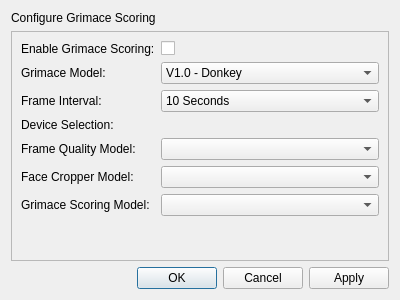
<?xml version="1.0" encoding="UTF-8"?>
<ui version="4.0">
 <class>DConfigureGrimaceScoring</class>
 <widget class="QDialog" name="DConfigureGrimaceScoring">
  <property name="geometry">
   <rect>
    <x>0</x>
    <y>0</y>
    <width>400</width>
    <height>300</height>
   </rect>
  </property>
  <property name="minimumSize">
   <size>
    <width>400</width>
    <height>300</height>
   </size>
  </property>
  <property name="maximumSize">
   <size>
    <width>400</width>
    <height>300</height>
   </size>
  </property>
  <property name="windowTitle">
   <string>Configure Grimace Scoring</string>
  </property>
  <layout class="QVBoxLayout" name="verticalLayout">
   <item>
    <widget class="QLabel" name="label">
     <property name="sizePolicy">
      <sizepolicy hsizetype="Preferred" vsizetype="Fixed">
       <horstretch>0</horstretch>
       <verstretch>0</verstretch>
      </sizepolicy>
     </property>
     <property name="text">
      <string>Configure Grimace Scoring</string>
     </property>
    </widget>
   </item>
   <item>
    <widget class="QFrame" name="frame">
     <property name="frameShape">
      <enum>QFrame::StyledPanel</enum>
     </property>
     <property name="frameShadow">
      <enum>QFrame::Raised</enum>
     </property>
     <layout class="QFormLayout" name="formLayout">
      <property name="fieldGrowthPolicy">
       <enum>QFormLayout::AllNonFixedFieldsGrow</enum>
      </property>
      <property name="formAlignment">
       <set>Qt::AlignLeading|Qt::AlignLeft|Qt::AlignTop</set>
      </property>
      <item row="0" column="0">
       <widget class="QLabel" name="label_7">
        <property name="text">
         <string>Enable Grimace Scoring:</string>
        </property>
       </widget>
      </item>
      <item row="0" column="1">
       <widget class="QCheckBox" name="chb_enable_grimace">
        <property name="text">
         <string/>
        </property>
       </widget>
      </item>
      <item row="1" column="0">
       <widget class="QLabel" name="label_2">
        <property name="text">
         <string>Grimace Model:</string>
        </property>
       </widget>
      </item>
      <item row="1" column="1">
       <widget class="QComboBox" name="dpd_grimace_model">
        <item>
         <property name="text">
          <string>V1.0 - Donkey</string>
         </property>
        </item>
       </widget>
      </item>
      <item row="2" column="0">
       <widget class="QLabel" name="label_3">
        <property name="text">
         <string>Frame Interval:</string>
        </property>
       </widget>
      </item>
      <item row="2" column="1">
       <widget class="QComboBox" name="dpd_frame_interval">
        <item>
         <property name="text">
          <string>10 Seconds</string>
         </property>
        </item>
        <item>
         <property name="text">
          <string>20 Seconds</string>
         </property>
        </item>
        <item>
         <property name="text">
          <string>30 Seconds</string>
         </property>
        </item>
        <item>
         <property name="text">
          <string>1 Minute</string>
         </property>
        </item>
        <item>
         <property name="text">
          <string>2 Minutes</string>
         </property>
        </item>
        <item>
         <property name="text">
          <string>5 Minutes</string>
         </property>
        </item>
       </widget>
      </item>
      <item row="5" column="0">
       <widget class="QLabel" name="label_4">
        <property name="text">
         <string>Frame Quality Model:</string>
        </property>
       </widget>
      </item>
      <item row="5" column="1">
       <widget class="QComboBox" name="dpd_frame_quality_device"/>
      </item>
      <item row="6" column="0">
       <widget class="QLabel" name="label_6">
        <property name="text">
         <string>Face Cropper Model:</string>
        </property>
       </widget>
      </item>
      <item row="7" column="0">
       <widget class="QLabel" name="label_8">
        <property name="text">
         <string>Grimace Scoring Model:</string>
        </property>
       </widget>
      </item>
      <item row="6" column="1">
       <widget class="QComboBox" name="dpd_face_cropper_device"/>
      </item>
      <item row="7" column="1">
       <widget class="QComboBox" name="dpd_grimace_scoring_device"/>
      </item>
      <item row="4" column="0">
       <widget class="QLabel" name="label_5">
        <property name="text">
         <string>Device Selection:</string>
        </property>
       </widget>
      </item>
     </layout>
    </widget>
   </item>
   <item>
    <widget class="QDialogButtonBox" name="btnbox_buttons">
     <property name="orientation">
      <enum>Qt::Horizontal</enum>
     </property>
     <property name="standardButtons">
      <set>QDialogButtonBox::Apply|QDialogButtonBox::Cancel|QDialogButtonBox::Ok</set>
     </property>
    </widget>
   </item>
  </layout>
 </widget>
 <resources/>
 <connections>
  <connection>
   <sender>btnbox_buttons</sender>
   <signal>accepted()</signal>
   <receiver>DConfigureGrimaceScoring</receiver>
   <slot>accept()</slot>
   <hints>
    <hint type="sourcelabel">
     <x>248</x>
     <y>254</y>
    </hint>
    <hint type="destinationlabel">
     <x>157</x>
     <y>274</y>
    </hint>
   </hints>
  </connection>
  <connection>
   <sender>btnbox_buttons</sender>
   <signal>rejected()</signal>
   <receiver>DConfigureGrimaceScoring</receiver>
   <slot>reject()</slot>
   <hints>
    <hint type="sourcelabel">
     <x>316</x>
     <y>260</y>
    </hint>
    <hint type="destinationlabel">
     <x>286</x>
     <y>274</y>
    </hint>
   </hints>
  </connection>
 </connections>
</ui>
